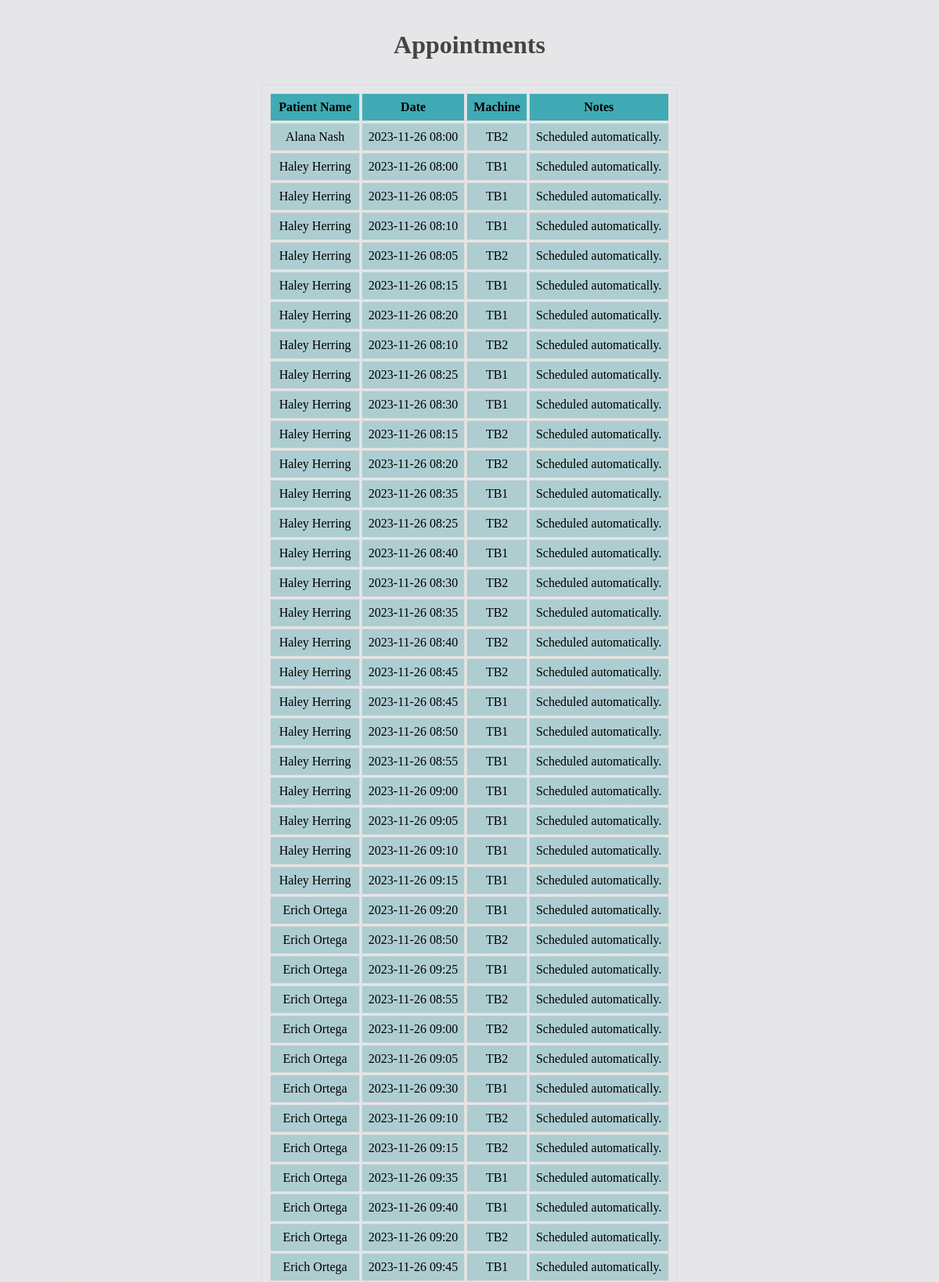
The app's page /appointments (upper part) with its own data.
### app.py (models this page shows)
class Appointment(db.Model):
    id = db.Column(db.Integer, primary_key=True)
    date = db.Column(db.DateTime, nullable=False)
    linear_accelerator_id = db.Column(db.Integer, db.ForeignKey('linear_accelerator.id'), nullable=False)
    patient_id = db.Column(db.Integer, db.ForeignKey('patient.id'), nullable=False)
    notes = db.Column(db.Text)
    patient = db.relationship('Patient', backref=db.backref('appointments', lazy=True))

class Patient(db.Model):
    id = db.Column(db.Integer, primary_key=True)
    name = db.Column(db.String(100), nullable=False)
    organ_type = db.Column(db.String(50), nullable=False)
    weight = db.Column(db.Float, nullable=False)
    number_of_fractions = db.Column(db.Integer, nullable=False)
    patient_type = db.Column(db.String(20), nullable=False)  # 'indoor' or 'outdoor'
    treatment_duration = db.Column(db.Integer, nullable=False)  # Duration in minutes

class LinearAccelerator(db.Model):
    id = db.Column(db.Integer, primary_key=True)
    name = db.Column(db.String(100), nullable=False)
    type = db.Column(db.String(50))  # e.g., TrueBeam, VitalBeam, etc.
    characteristics = db.Column(db.Text)  # Additional details about the machine
    appointments = db.relationship('Appointment', backref='linear_accelerator', lazy=True)
    is_active = db.Column(db.Boolean, default=True)  # Machine on/off state
    operation_start_time = db.Column(db.Time)  # Operation start time
    operation_end_time = db.Column(db.Time)  # Operation end time
    pause_start_time = db.Column(db.DateTime)  # Pause start time
    pause_end_time = db.Column(db.DateTime)  # Pause end time

### app.py (the view)
@app.route('/appointments')
def appointments():
    patient_id = request.args.get('patient_id')
    if patient_id:
        all_appointments = Appointment.query.filter_by(patient_id=patient_id).all()
    else:
        all_appointments = Appointment.query.all()
    for appointment in all_appointments:
        print(f"Appointment ID: {appointment.id}, Machine Name: {appointment.linear_accelerator.name if appointment.linear_accelerator else 'No machine'}")
    return render_template('appointments.html', appointments=all_appointments)

### templates/appointments.html (shortened to what this page needs)
<!DOCTYPE html>
<html lang="en">
<head>
    <link rel="stylesheet" href="{{ url_for('static', filename='appointments.css') }}">
</head>
<body>
    <h1>Appointments</h1>
    <table>
        <thead>
            <tr>
                <th>Patient Name</th>
                <th>Date</th>
                <th>Machine</th>
                <th>Notes</th>
            </tr>
        </thead>
        <tbody>
            {% for appointment in appointments %}
            <tr>
                <td>{{ appointment.patient.name }}</td>
                <td>{{ appointment.date.strftime('%Y-%m-%d %H:%M') }}</td>
                <td>{{ appointment.linear_accelerator.name }}</td>
                <td>{{ appointment.notes }}</td>
            </tr>
            {% endfor %}
        </tbody>
    </table>
</body>
</html>

### static/appointments.css (style rules this page uses)
th { background-color: rgba(43, 164, 173, 0.882); }
body { display: flex; flex-direction: column; justify-content: center; align-items: center; background-image: linear-gradient(rgba(4, 9, 30, 0.1), rgba(4, 9, 30, 0.1)), url('https://iuxit.com.au/wp-content/uploads/2023/11/WhatsApp-Image-2023-11-26-at-4.08.50-AM.jpeg'); background-position: center; background-size: cover; background-attachment: fixed; }
td { background-color: rgba(163, 201, 204, 0.844); border: 1px solid #ddd; text-align: center; padding: 8px; }
h1 { color: #444; text-align: center; padding: 10px; }
table { border: 1px solid #ddd; text-align: center; padding: 8px; }
th { background-color: rgba(43, 164, 173, 0.882); border: 1px solid #ddd; text-align: center; padding: 8px; }

### records on screen
Appointment: patient.name "Alana Nash", date "2023-11-26 08:00", linear_accelerator.name "TB2", notes "Scheduled automatically."
Appointment: patient.name "Haley Herring", date "2023-11-26 08:00", linear_accelerator.name "TB1", notes "Scheduled automatically."
Appointment: patient.name "Haley Herring", date "2023-11-26 08:05", linear_accelerator.name "TB1", notes "Scheduled automatically."
Appointment: patient.name "Haley Herring", date "2023-11-26 08:10", linear_accelerator.name "TB1", notes "Scheduled automatically."
Appointment: patient.name "Haley Herring", date "2023-11-26 08:05", linear_accelerator.name "TB2", notes "Scheduled automatically."
Appointment: patient.name "Haley Herring", date "2023-11-26 08:15", linear_accelerator.name "TB1", notes "Scheduled automatically."
Appointment: patient.name "Haley Herring", date "2023-11-26 08:20", linear_accelerator.name "TB1", notes "Scheduled automatically."
Appointment: patient.name "Haley Herring", date "2023-11-26 08:10", linear_accelerator.name "TB2", notes "Scheduled automatically."
Appointment: patient.name "Haley Herring", date "2023-11-26 08:25", linear_accelerator.name "TB1", notes "Scheduled automatically."
Appointment: patient.name "Haley Herring", date "2023-11-26 08:30", linear_accelerator.name "TB1", notes "Scheduled automatically."
Appointment: patient.name "Haley Herring", date "2023-11-26 08:15", linear_accelerator.name "TB2", notes "Scheduled automatically."
Appointment: patient.name "Haley Herring", date "2023-11-26 08:20", linear_accelerator.name "TB2", notes "Scheduled automatically."
Appointment: patient.name "Haley Herring", date "2023-11-26 08:35", linear_accelerator.name "TB1", notes "Scheduled automatically."
Appointment: patient.name "Haley Herring", date "2023-11-26 08:25", linear_accelerator.name "TB2", notes "Scheduled automatically."
Appointment: patient.name "Haley Herring", date "2023-11-26 08:40", linear_accelerator.name "TB1", notes "Scheduled automatically."
Appointment: patient.name "Haley Herring", date "2023-11-26 08:30", linear_accelerator.name "TB2", notes "Scheduled automatically."
Appointment: patient.name "Haley Herring", date "2023-11-26 08:35", linear_accelerator.name "TB2", notes "Scheduled automatically."
Appointment: patient.name "Haley Herring", date "2023-11-26 08:40", linear_accelerator.name "TB2", notes "Scheduled automatically."
Appointment: patient.name "Haley Herring", date "2023-11-26 08:45", linear_accelerator.name "TB2", notes "Scheduled automatically."
Appointment: patient.name "Haley Herring", date "2023-11-26 08:45", linear_accelerator.name "TB1", notes "Scheduled automatically."
Appointment: patient.name "Haley Herring", date "2023-11-26 08:50", linear_accelerator.name "TB1", notes "Scheduled automatically."
Appointment: patient.name "Haley Herring", date "2023-11-26 08:55", linear_accelerator.name "TB1", notes "Scheduled automatically."
Appointment: patient.name "Haley Herring", date "2023-11-26 09:00", linear_accelerator.name "TB1", notes "Scheduled automatically."
Appointment: patient.name "Haley Herring", date "2023-11-26 09:05", linear_accelerator.name "TB1", notes "Scheduled automatically."
Appointment: patient.name "Haley Herring", date "2023-11-26 09:10", linear_accelerator.name "TB1", notes "Scheduled automatically."
Appointment: patient.name "Haley Herring", date "2023-11-26 09:15", linear_accelerator.name "TB1", notes "Scheduled automatically."
Appointment: patient.name "Erich Ortega", date "2023-11-26 09:20", linear_accelerator.name "TB1", notes "Scheduled automatically."
Appointment: patient.name "Erich Ortega", date "2023-11-26 08:50", linear_accelerator.name "TB2", notes "Scheduled automatically."
Appointment: patient.name "Erich Ortega", date "2023-11-26 09:25", linear_accelerator.name "TB1", notes "Scheduled automatically."
Appointment: patient.name "Erich Ortega", date "2023-11-26 08:55", linear_accelerator.name "TB2", notes "Scheduled automatically."
Appointment: patient.name "Erich Ortega", date "2023-11-26 09:00", linear_accelerator.name "TB2", notes "Scheduled automatically."
Appointment: patient.name "Erich Ortega", date "2023-11-26 09:05", linear_accelerator.name "TB2", notes "Scheduled automatically."
Appointment: patient.name "Erich Ortega", date "2023-11-26 09:30", linear_accelerator.name "TB1", notes "Scheduled automatically."
Appointment: patient.name "Erich Ortega", date "2023-11-26 09:10", linear_accelerator.name "TB2", notes "Scheduled automatically."
Appointment: patient.name "Erich Ortega", date "2023-11-26 09:15", linear_accelerator.name "TB2", notes "Scheduled automatically."
Appointment: patient.name "Erich Ortega", date "2023-11-26 09:35", linear_accelerator.name "TB1", notes "Scheduled automatically."
Appointment: patient.name "Erich Ortega", date "2023-11-26 09:40", linear_accelerator.name "TB1", notes "Scheduled automatically."
Appointment: patient.name "Erich Ortega", date "2023-11-26 09:20", linear_accelerator.name "TB2", notes "Scheduled automatically."
Appointment: patient.name "Erich Ortega", date "2023-11-26 09:45", linear_accelerator.name "TB1", notes "Scheduled automatically."
